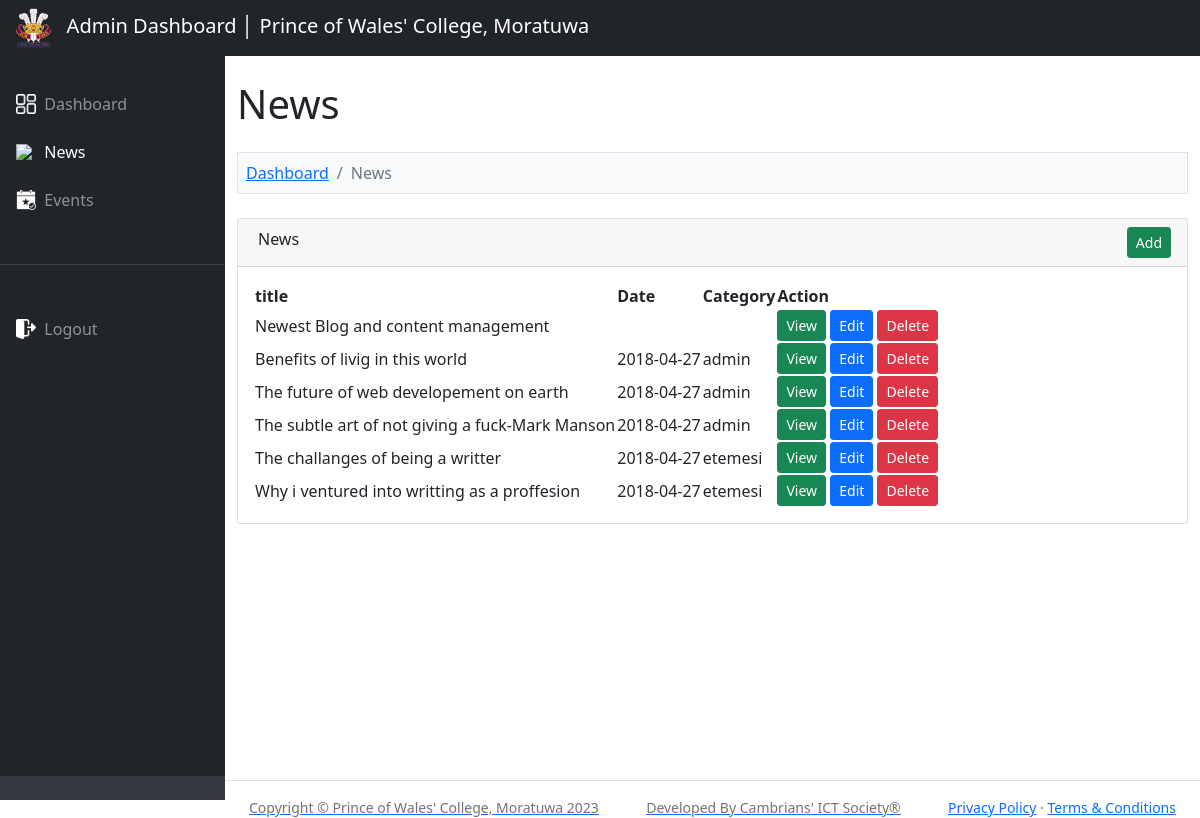
Before: /admin/news.php (signed in) with the older database file.
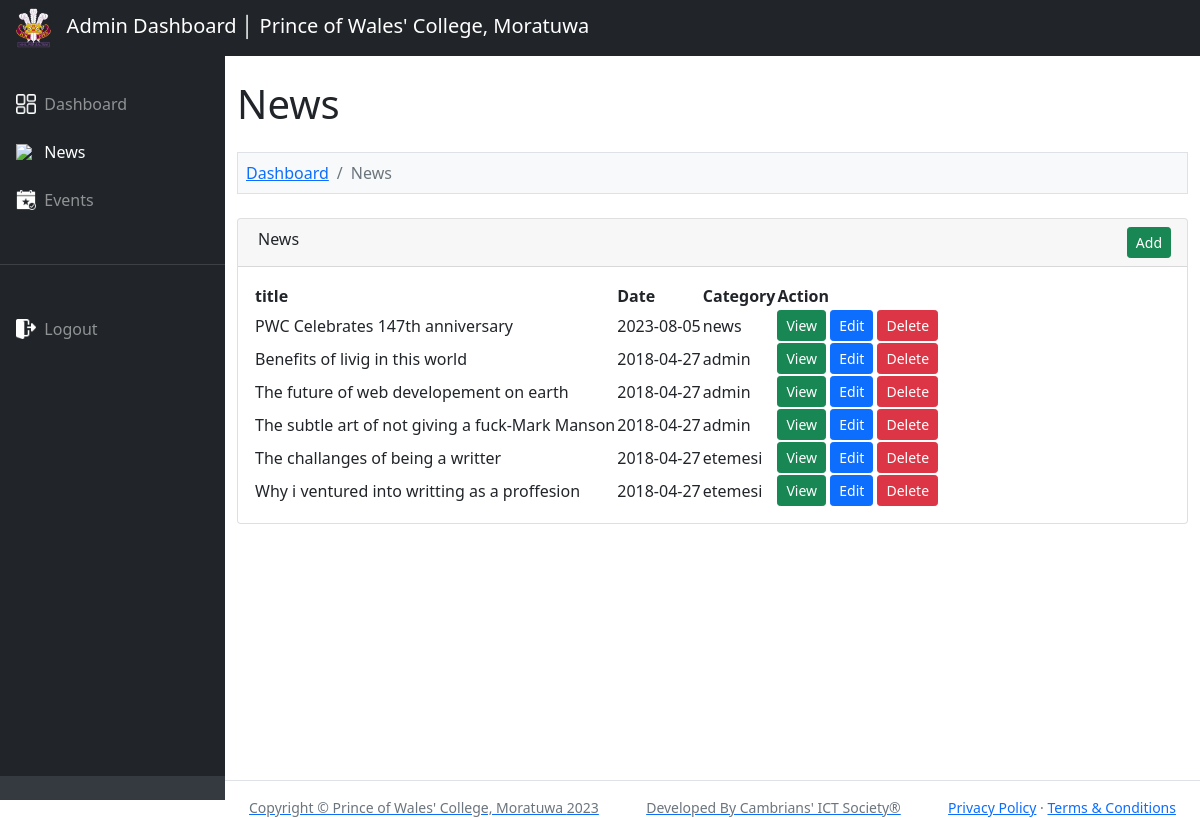
After: the same page with the newer database file.
### tables this page shows
CREATE TABLE `pwc_db_news` (
  `id` int(10) UNSIGNED NOT NULL,
  `title` varchar(190) NOT NULL,
  `tags` varchar(40) NOT NULL,
  `content` text NOT NULL,
  `photo` varchar(50) NOT NULL,
  `posted` varchar(40) NOT NULL,
  `date` date DEFAULT NULL,
  `category` varchar(40) DEFAULT NULL,
  `slug` text NOT NULL
);

### admin/news.php (the view, shortened to what this page needs)
<?php
include '../database_connection.php';
include 'admin-header.php';
?>
<div class="container-fluid py-4" style="min-height: 700px;">
	<h1>News</h1>
	<ol class="breadcrumb mt-4 mb-4 bg-light p-2 border">
		<li class="breadcrumb-item"><a href="index.php">Dashboard</a></li>
		<li class="breadcrumb-item active">News</li>
	</ol>
	<div class="card mb-4">
		<div class="card-header">
			<div class="row">
				<div class="col col-md-6">
					<i class="fas fa-table me-1"></i> News
                </div>
                <div class="col col-md-6" align="right">
                	<a href="news_add.php" class="btn btn-success btn-sm">Add</a>
                </div>
            </div>
        </div>
        <div class="card-body">
        	<table id="datatablesSimple">
        		<thead>
        			<tr>
						<th>title</th>
						<th>Date</th>
        				<th>Category</th>
        				<th>Action</th>
        			</tr>
        		</thead>
        		<tbody>
					<?php
		$query = "SELECT * FROM pwc_db_news";
		$statement = $connect->prepare($query);
		$statement->execute();
		if($statement->rowCount() > 0)
		{
			foreach($statement->fetchAll() as $row)
			{
				?>
					<tr>
						<td><?php echo($row["title"]) ?></td>
						<td><?php echo($row["date"]) ?></td>
						<td><?php echo($row["category"]) ?></td>
						<td>
							<a href="../news/news.php?id=<?php echo $row["id"]; ?>" target="_blank" class="btn btn-success btn-sm">View</a>
							<a  href="events_edit.php"
								class="btn btn-sm btn-primary">Edit</a>
							<a onclick="deleteById(<?php echo($row['id']) ?>)" class="btn btn-danger btn-sm">Delete</a>
						</td>
					</tr>
					<?php
					}
		}
		else
		{
			$message = '<li>Wrong Email Address</li>';
		}
?>
				</tbody>
			</table>
		</div>
	</div>
</div>
<?php
include 'admin-footer.php';
?>

Changed rows visible on the page:
changed pwc_db_news: title "Newest Blog and content management" → "PWC Celebrates 147th anniversary"; date (not shown) → "2023-08-05"; category (not shown) → "news"
